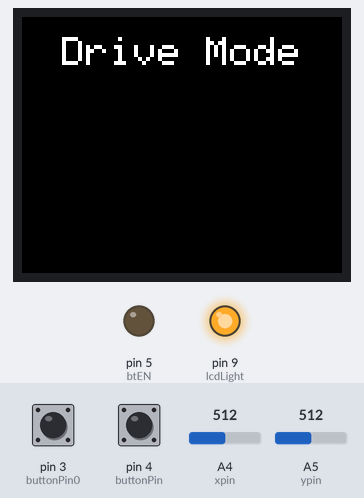
This sketch was run on a simulated Arduino Uno, built with avr-gcc and run on an emulated ATmega328P. Parts: 160×128 colour display, output pins drawn as LEDs (lit = HIGH). The test bench sets the inputs (shaded band); at power-on: A4 (xpin) = 512, pin 4 (buttonPin) LOW, pin 3 (buttonPin0) LOW, A5 (ypin) = 512. Sleep ends after the set time or at an interrupt; pins used as bus, display or sensor lines are not drawn.

Above: at 1.3 s.
1.4 s: A4 (xpin) set to 593
2.9 s: A4 (xpin) set to 613
At 4.7 s:
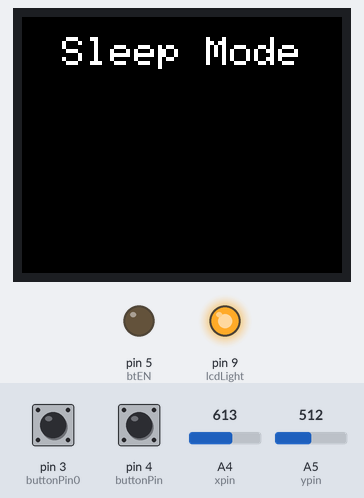
5.1 s: pin 4 (buttonPin) pulled HIGH for 0.15 s
At 6.2 s:
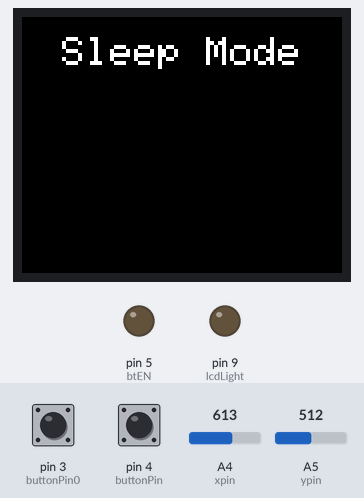
6.7 s: pin 3 (buttonPin0) pulled HIGH for 0.15 s
At 7.4 s:
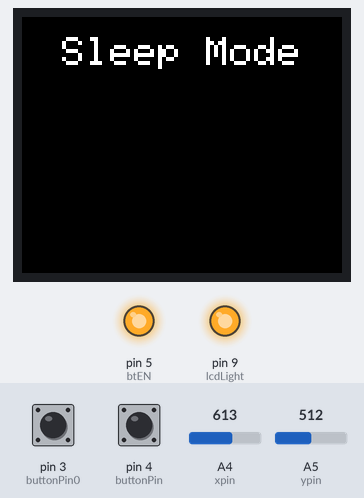
8.4 s: A4 (xpin) set to 412
9.9 s: A4 (xpin) set to 383
At 11.1 s:
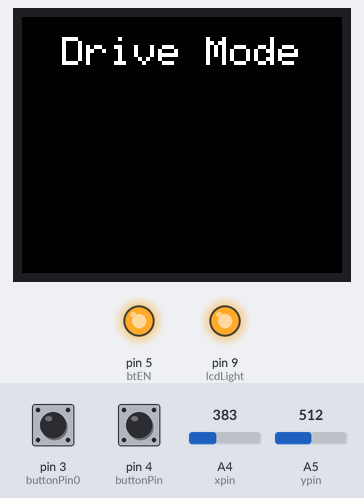
Timing chart, 0 to 12.9 s (numbered marks = the images above; inputs shaded):
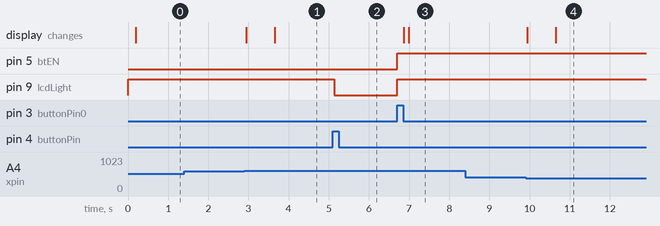

The sketch:

remote_final.ino
```cpp
/*Library inclusions*/

// Adafruit graphical functions library
#include <Adafruit_GFX.h>

// ST7735 LCD display hardware library
#include <Adafruit_ST7735.h>

//Arduino Serial peripheral interface library
#include <SPI.h>

// Serial communication library
#include <SoftwareSerial.h>

// AVR sleep functions library
#include <avr/sleep.h>

/*Port Input/Output Declaration*/

//Bluetooth serial communication
SoftwareSerial BTMaster(0,1);

// LCD SPI Port declarations
#define TFT_CS 10
#define TFT_RST -1
#define TFT_DC 8

//LCD Initialization
Adafruit_ST7735 tft = Adafruit_ST7735(TFT_CS,  TFT_DC, TFT_RST);

// LCD Power control for energy saving mode
const int lcdVcc = A0;

// Bluetooth enable pin
const int btEN = 5;

// Joystick input Ports
const int xpin = A4;
const int ypin = A5;

// Buttons declaration buttonPin0 is interrupt enabled
const int buttonPin = 4;
const int buttonPin0 = 3;
const int lcdLight = 9;

// Menu Variable Declaration
int menu;

//Joystick axis declaration
int xPos;
int yPos;

//Bluetooth transmission variables
char Direction;
byte BluetoothData;

//Buttons interaction variables
volatile boolean selected;
int pinRead;
int prevRead;

//Last temperature reading global variable
float l_temp;

// TFT LCD custom string display variables
String menuTxt;
int midPoint;

// Sleep Mode variable
boolean slept = false;
boolean vehicleSlept = false;

void setup(void) {

  // Serial Initialization
  BTMaster.begin(57600);

  // I/O initialization
  pinMode(buttonPin, INPUT);
  digitalWrite(buttonPin0,LOW);
  attachInterrupt(digitalPinToInterrupt(buttonPin0), ISR_button, RISING);
  pinMode(lcdLight,OUTPUT);
  pinMode(lcdVcc,OUTPUT);
  pinMode(btEN,OUTPUT);


  //LCD Initalization
  analogWrite(lcdVcc,255);
  analogWrite(lcdLight,255);
  tft.initR(INITR_BLACKTAB);   // initialize a ST7735S chip, black tab
  tft.fillScreen(ST7735_BLACK);
  tft.setRotation(1);

  //BT initialization
  digitalWrite(btEN,LOW);

  //Selection variable initialization
  selected = false;
  // Menu integer initialization
  menu = 0;
}

/*The main loop takes readings from the joystick and the button
  while based on the axis movement(left or right) moves between
  the menu functions and the chooser function directs the program
  to the function to display text and enter into the functionalities
  once the button is pressed.
*/

void loop() {

  xPos = analogRead(xpin);
  yPos = analogRead(ypin);
  pinRead = digitalRead(buttonPin);
  delay(20);
 chooser(menu);

  if (xPos < 400 && menu != 0) {
    menu--;
    tft.fillScreen(ST7735_BLACK);
     delay(200);

  }

  else if (xPos > 600 && menu != 3) {
    menu++;
    tft.fillScreen(ST7735_BLACK);
    delay(200);

  }

}

void chooser (int menu){
  if (menu == 0){
    nav('0');
    }else if (menu == 1){
      nav('1');
      }else if (menu == 2){
        nav('2');}
        else if (menu == 3){
          nav('3');}
}

void nav (int n) {
  switch (n)
  {
    case '0':
    menuTxt = "Drive Mode";
    displaytext(menuTxt, ST7735_WHITE);
    driveMode();
    break;

    case '1':
      menuTxt = "Lights Mode";
      displaytext(menuTxt, ST7735_WHITE);
      light();
      break;

    case '2':
      menuTxt = "Sensor Mode";
      displaytext(menuTxt, ST7735_WHITE);
      tempRead();
      break;

    case '3':
      menuTxt = "Sleep Mode";
      displaytext(menuTxt, ST7735_WHITE);
      sleepMode();
      break;

  }
}


/*This fucntion is used to display the menu functions, a loop
  is used to center the text in the middle and rather avoid
  any overlapping or missing text, the text size used is 2 which
  which is 8 pixels
*/
void displaytext(String text, int color) {
  midPoint = 80;
  int x = (menuTxt.length()/2);
  for(int z = 0; z < x; z++){
    midPoint = midPoint - 12;
    }
  tft.setCursor(midPoint, 10);
  tft.setTextColor(color);
  tft.setTextWrap(true);
  tft.setTextSize(2);
  tft.print(text);
}
/*This function is used to display the temperature data
The reason of using a single function to do so was the text size
and the placement of the text which avoid overlapping with the menu
text
*/
void displayTemp(String text, int color){
  tft.setCursor(0,64);
  tft.setTextColor(color);
  tft.setTextWrap(true);
  tft.setTextSize(1);
  tft.print(text);
}

/*This function transmits the joystick data to the vehicle based on a single axis
which ever is moved below or above the threshold levels which is received by the
vehicle and used to direct the driving.
*/
void driveMode(){

  if(pinRead == HIGH && selected == false){
    selected = true;
    delay(10);
  }
  else if(pinRead == HIGH && selected == true){
      selected = false;
      delay(10);
  }

  while(selected == true){
    int x = analogRead(xpin);
    int y = analogRead(ypin);
    delay(10);

    if(y < 450 || y > 570){
              Direction = '0';
              BTMaster.write(Direction);
              BluetoothData = map(y,0,1023,10,255);
              BTMaster.write(BluetoothData);
              delay(10);
     }else if(x < 450 || x > 570){

              Direction = '1';
              BTMaster.write(Direction);
              BluetoothData = map(x,0,1023,10,255);
              BTMaster.write(BluetoothData);
              delay(10);

     }else if((x > 450 || x < 570) && (y > 450 || y < 570) && Direction != '2') {
        Direction = '2';
        BTMaster.write(Direction);
        delay(10);

    }
  }
}

void light(){
  if(pinRead == HIGH && prevRead != pinRead){
    Direction = '3';
    BTMaster.write(Direction);
    prevRead == pinRead;
    delay(10);
    BTMaster.write('2');
    delay(200);
  }
}

/*This function signals the vehicle to start transmitting the temperature data
while the conversion is applied on the remote aspect of the system.
*/
void tempRead(){
  if(pinRead == HIGH && selected == false){
    selected = true;
    delay(10);
  }
  else if(pinRead == HIGH && selected == true){
      selected = false;
      delay(10);}

      while(selected == true){
      Direction = '4';
      int temp;
      BTMaster.write(Direction);
      temp = BTMaster.read();
      temp = int(temp);
      temp = map(temp,0,255,0,1023);
      float mv = ( temp/1024.0)*5000; // convert analog input
      float cel = mv/10;
      String sTemp = String(cel);
      delay(10);
      if(temp != l_temp){
        tft.fillScreen(ST7735_BLACK);
        displaytext("Sensor Mode", ST7735_WHITE);
        }
      displayTemp("Temperature: " +sTemp + " Celcius",ST7735_YELLOW);
      l_temp = temp;
      delay(1000);
  }
}
/*This function puts the device to sleep and can only be woken
by the interrupt button*/
  void sleepMode(){
  if(pinRead == HIGH && selected == false){
    selected = true;
    delay(10);
  }
    else if(pinRead == HIGH && selected == true){
      selected = false;
      delay(10);
    }

  while(selected == true){
  slept = true;
  analogWrite(lcdLight,0);
  analogWrite(lcdVcc,0);
  digitalWrite(btEN,LOW);
  set_sleep_mode(SLEEP_MODE_PWR_DOWN);
  sleep_mode();
  sleep_enable();
  }
  if(slept == true){
  wakeUp();
  }
}
/*This function is enabled by interrupt and wakes
and reinitializes all the componenets put to sleep on the device*/
void wakeUp(){

  sleep_disable();
  digitalWrite(btEN,HIGH);
  analogWrite(lcdLight,255);
  analogWrite(lcdVcc,255);
  tft.initR(INITR_BLACKTAB);   // initialize a ST7735S chip, black tab
  tft.fillScreen(ST7735_BLACK);
  tft.setRotation(1);
  delay(100);
  slept = false;

  }
/*This function inverts the selected variable which is used to access
functions, the function is enabled by an interrupt*/
void ISR_button(){

  selected = false;

}
```

Measured:
- the behaviour switches between 600 and 601 on A4 (xpin) (found by bisection; images 0 and 1)
- the behaviour switches between 400 and 399 on A4 (xpin) (found by bisection; images 3 and 4)
- after the input at 1.4 s, every drawn part: stays the same
- after the input at 2.9 s, the display: first changes after 0.05 s (image 1 shows a later state)
- after the input at 5.1 s, pin 9 (lcdLight): HIGH → LOW at once
- after the input at 6.7 s, pin 5 (btEN), pin 9 (lcdLight): LOW → HIGH at once; the display: first changes after 0.17 s (image 3 shows a later state)
- after the input at 8.4 s, every drawn part: stays the same
- after the input at 9.9 s, the display: first changes after 0.05 s (image 4 shows a later state)
